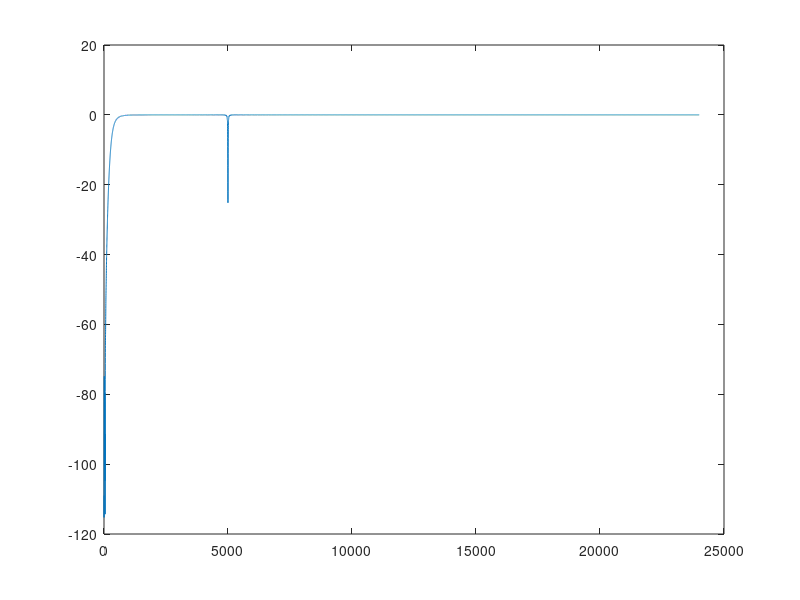

Write the MATLAB code that produced this figure.
pkg load signal

clc

format long;

N = 3000;
cut = 2200;

testSignal =[zeros(1,N), 1, zeros(1,N)];

sf = 500*2000/2048;
sf2 = sf/2;
[b,a] = pei_tseng_notch(50/sf2, 0.2/sf2);
filtered = filtfilt(b, a, testSignal);
b
a

[b,a] = cheby2(2, 40, 0.45/sf2, "high");
filtered = filtfilt(b, a, filtered);
b
a

taps = filtered(N-cut:N+cut+2);
m = abs(fft(taps,48800));
20*log10(m(1))

plot(20*log10(m(1:24000)))
#plot(taps)
